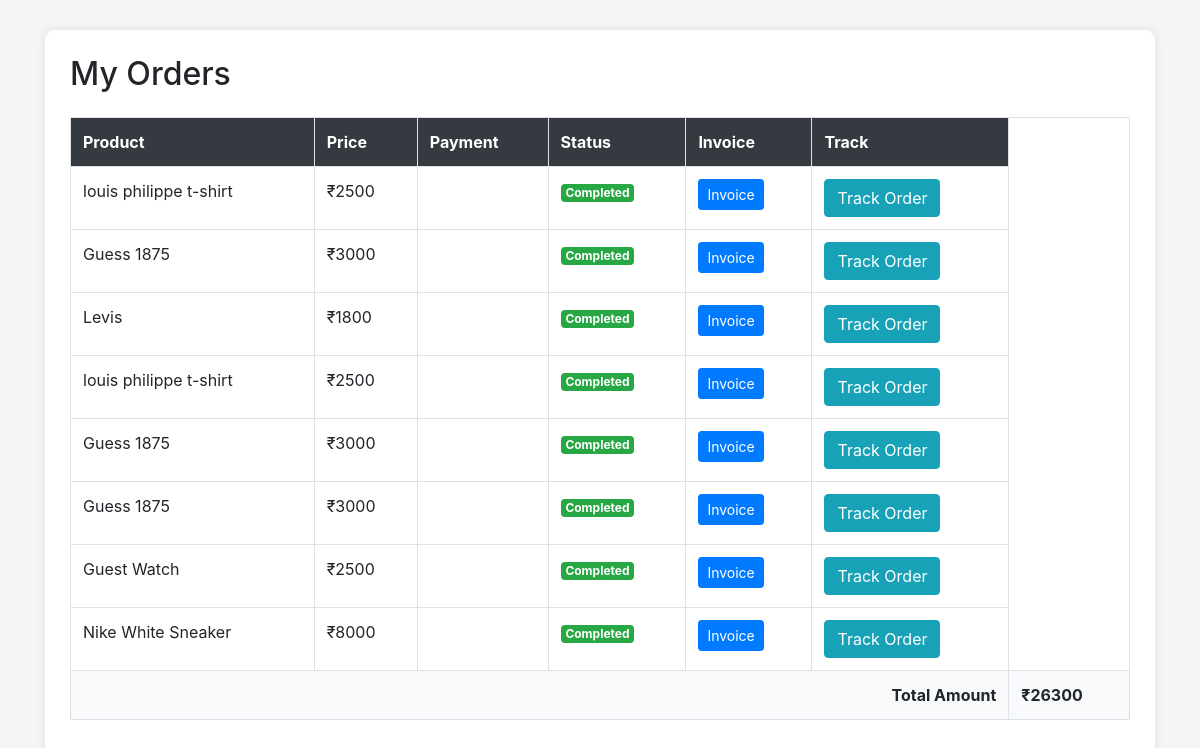
The page /orders.php (signed in) on the database its author committed.
### tables this page shows
CREATE TABLE users_products (
    id INT NOT NULL AUTO_INCREMENT,
    user_id INT NOT NULL,
    item_id INT NOT NULL,
    status VARCHAR(50),
    PRIMARY KEY (id)
);

CREATE TABLE `products` (
  `id` int(11) NOT NULL,
  `name` varchar(30) DEFAULT NULL,
  `price` int(20) NOT NULL
);

### orders.php (the view, shortened to what this page needs)
<?php
require "includes/common.php";
$user_id = $_SESSION['user_id'];
$query = "SELECT
users_products.id as order_id,
products.id as product_id,
products.name,
products.price,
payments.payment_method,
payments.status as payment_status,
payments.created_at
FROM users_products
JOIN products
ON users_products.item_id = products.id
LEFT JOIN payments
ON payments.id = users_products.id
WHERE users_products.user_id='$user_id'
AND users_products.status='Confirmed'
ORDER BY payments.created_at DESC";
$result = mysqli_query($con,$query) or die(mysqli_error($con));
$total = 0;
?>
<!DOCTYPE html>
<html>
<head>
<link rel="stylesheet"
href="https://stackpath.bootstrapcdn.com/bootstrap/4.1.3/css/bootstrap.min.css">
</head>
<body>
<div class="container">
<div class="order-box">
<h2>My Orders</h2>
<table class="table table-bordered mt-4">
<tr class="bg-dark text-white">
<th>Product</th>
<th>Price</th>
<th>Payment</th>
<th>Status</th>
<th>Invoice</th>
<th>Track</th>
</tr>
<?php
if(mysqli_num_rows($result)>0){
while($row = mysqli_fetch_assoc($result)){
$total += $row['price'];
?>
<tr>
<td>
<?php echo $row['name']; ?>
</td>
<td>
₹<?php echo $row['price']; ?>
</td>
<td>
</td>
<td>
<?php
if($row['payment_status']=="Pending"){
echo "<span class='badge badge-warning'>
Pending
</span>";
}
else{
echo "<span class='badge badge-success'>
Completed
</span>";
}
?>
</td>
<td>
<a href="invoice.php?id=<?php echo $row['order_id']; ?>"
class="btn btn-primary btn-sm">
Invoice
</a>
</td>
<td>
<?php if(isset($row['order_id'])){ ?>
<a href="track_order.php?id=<?php echo $row['order_id']; ?>" class="btn btn-info">
    Track Order
</a>
<?php } else { ?>
<span class="text-danger">Order ID missing</span>
<?php } ?>
</td>
</tr>
<?php
}
}
else{
echo "<tr>
<td colspan='7' align='center'>
No Orders Found
</td>
</tr>";
}
?>
<tr class="bg-light">
<td colspan="6" align="right">
<b>Total Amount</b>
</td>
<td>
<b>₹<?php echo $total; ?></b>
</td>
</tr>
</table>
</div>
</div>
</body>
</html>

### orders.php (style rules this page uses)
body { background:#f5f5f5; }
.order-box { background:white; padding:25px; border-radius:10px; box-shadow:0 0 10px rgba(0,0,0,0.1); margin-top:30px; }

### rows shown on the page
users_products: products.name "louis philippe t-shirt", products.price "2500"
users_products: products.name "Guess 1875", products.price "3000"
users_products: products.name "Levis", products.price "1800"
users_products: products.name "louis philippe t-shirt", products.price "2500"
users_products: products.name "Guess 1875", products.price "3000"
users_products: products.name "Guess 1875", products.price "3000"
users_products: products.name "Guest Watch", products.price "2500"
users_products: products.name "Nike White Sneaker", products.price "8000"

### other values the page prints
$total "26300"
